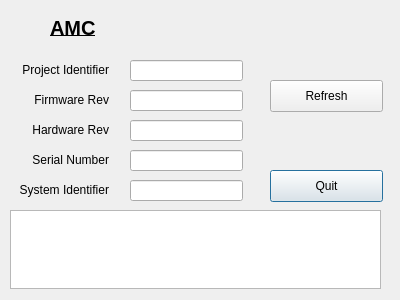
<?xml version="1.0" encoding="UTF-8"?>
<ui version="4.0">
 <class>dial_amcid</class>
 <widget class="QDialog" name="dial_amcid">
  <property name="geometry">
   <rect>
    <x>0</x>
    <y>0</y>
    <width>400</width>
    <height>300</height>
   </rect>
  </property>
  <property name="windowTitle">
   <string>AMC Identity Dialog</string>
  </property>
  <widget class="QLabel" name="label">
   <property name="geometry">
    <rect>
     <x>50</x>
     <y>20</y>
     <width>181</width>
     <height>16</height>
    </rect>
   </property>
   <property name="font">
    <font>
     <pointsize>15</pointsize>
     <weight>75</weight>
     <bold>true</bold>
     <underline>true</underline>
    </font>
   </property>
   <property name="text">
    <string>AMC</string>
   </property>
  </widget>
  <widget class="QLineEdit" name="lineEdit_AmcId_PrjId">
   <property name="geometry">
    <rect>
     <x>130</x>
     <y>60</y>
     <width>113</width>
     <height>21</height>
    </rect>
   </property>
  </widget>
  <widget class="QLineEdit" name="lineEdit_AmcId_FirmRev">
   <property name="geometry">
    <rect>
     <x>130</x>
     <y>90</y>
     <width>113</width>
     <height>21</height>
    </rect>
   </property>
  </widget>
  <widget class="QLineEdit" name="lineEdit_AmcId_HardRev">
   <property name="geometry">
    <rect>
     <x>130</x>
     <y>120</y>
     <width>113</width>
     <height>21</height>
    </rect>
   </property>
  </widget>
  <widget class="QLineEdit" name="lineEdit_AmcId_Sn">
   <property name="geometry">
    <rect>
     <x>130</x>
     <y>150</y>
     <width>113</width>
     <height>21</height>
    </rect>
   </property>
  </widget>
  <widget class="QLineEdit" name="lineEdit_AmcId_SysId">
   <property name="geometry">
    <rect>
     <x>130</x>
     <y>180</y>
     <width>113</width>
     <height>21</height>
    </rect>
   </property>
  </widget>
  <widget class="QLabel" name="label_2">
   <property name="geometry">
    <rect>
     <x>8</x>
     <y>60</y>
     <width>101</width>
     <height>20</height>
    </rect>
   </property>
   <property name="text">
    <string>Project Identifier</string>
   </property>
   <property name="alignment">
    <set>Qt::AlignRight|Qt::AlignTrailing|Qt::AlignVCenter</set>
   </property>
  </widget>
  <widget class="QLabel" name="label_3">
   <property name="geometry">
    <rect>
     <x>18</x>
     <y>90</y>
     <width>91</width>
     <height>20</height>
    </rect>
   </property>
   <property name="text">
    <string>Firmware Rev</string>
   </property>
   <property name="alignment">
    <set>Qt::AlignRight|Qt::AlignTrailing|Qt::AlignVCenter</set>
   </property>
  </widget>
  <widget class="QLabel" name="label_4">
   <property name="geometry">
    <rect>
     <x>18</x>
     <y>120</y>
     <width>91</width>
     <height>20</height>
    </rect>
   </property>
   <property name="text">
    <string>Hardware Rev</string>
   </property>
   <property name="alignment">
    <set>Qt::AlignRight|Qt::AlignTrailing|Qt::AlignVCenter</set>
   </property>
  </widget>
  <widget class="QLabel" name="label_5">
   <property name="geometry">
    <rect>
     <x>18</x>
     <y>150</y>
     <width>91</width>
     <height>20</height>
    </rect>
   </property>
   <property name="text">
    <string>Serial Number</string>
   </property>
   <property name="alignment">
    <set>Qt::AlignRight|Qt::AlignTrailing|Qt::AlignVCenter</set>
   </property>
  </widget>
  <widget class="QLabel" name="label_6">
   <property name="geometry">
    <rect>
     <x>-2</x>
     <y>180</y>
     <width>111</width>
     <height>20</height>
    </rect>
   </property>
   <property name="text">
    <string>System Identifier</string>
   </property>
   <property name="alignment">
    <set>Qt::AlignRight|Qt::AlignTrailing|Qt::AlignVCenter</set>
   </property>
  </widget>
  <widget class="QPushButton" name="pushButton_AmcId_Quit">
   <property name="geometry">
    <rect>
     <x>270</x>
     <y>170</y>
     <width>113</width>
     <height>32</height>
    </rect>
   </property>
   <property name="text">
    <string>Quit</string>
   </property>
  </widget>
  <widget class="QPushButton" name="pushButton_AmcId_Do">
   <property name="geometry">
    <rect>
     <x>270</x>
     <y>80</y>
     <width>113</width>
     <height>32</height>
    </rect>
   </property>
   <property name="text">
    <string>Refresh</string>
   </property>
  </widget>
  <widget class="QTextEdit" name="textEdit_Msg">
   <property name="geometry">
    <rect>
     <x>10</x>
     <y>210</y>
     <width>371</width>
     <height>79</height>
    </rect>
   </property>
  </widget>
 </widget>
 <resources/>
 <connections/>
</ui>
